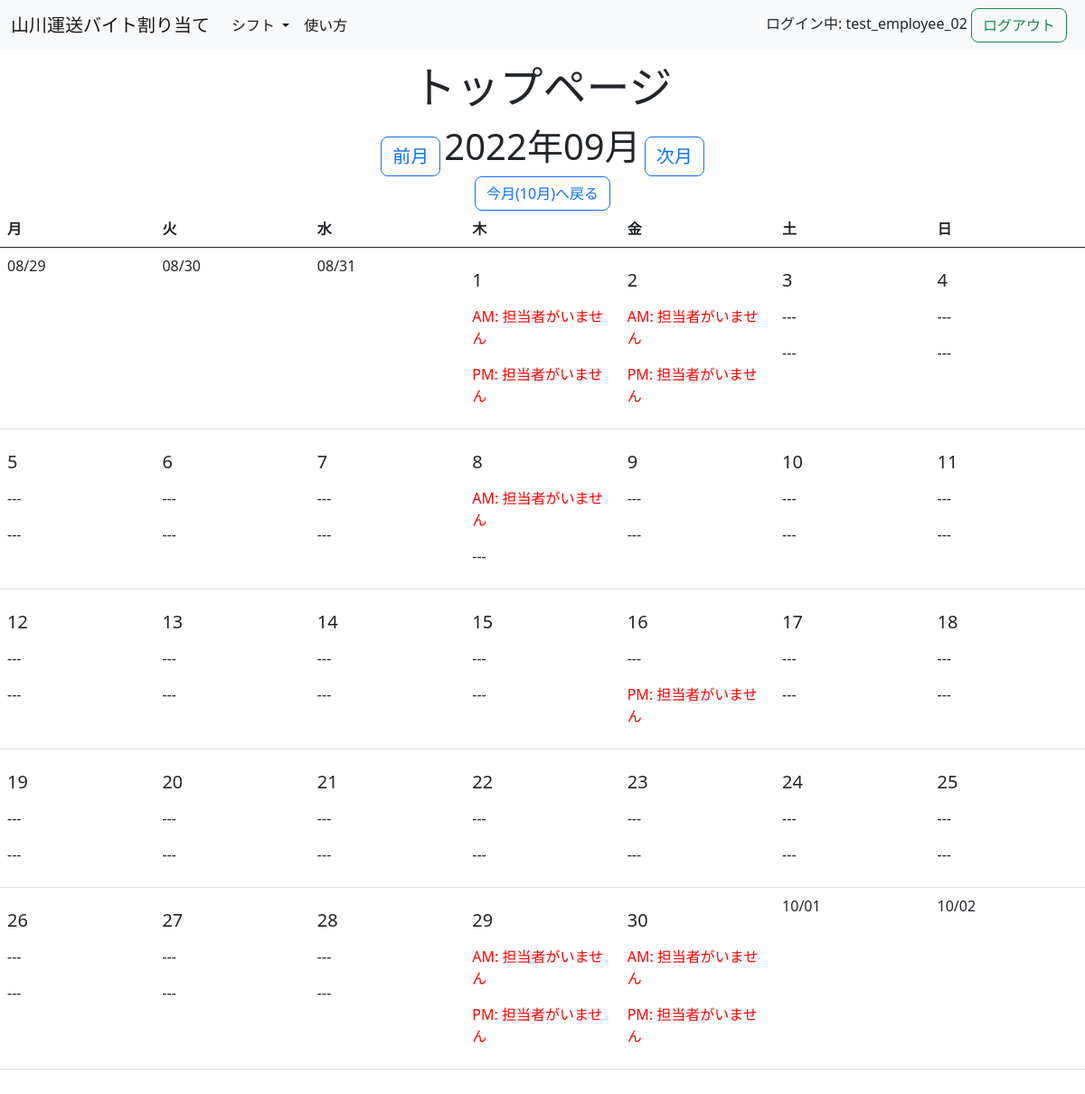
/shift/2022/9 (signed in), run on an earlier commit of the app's database.
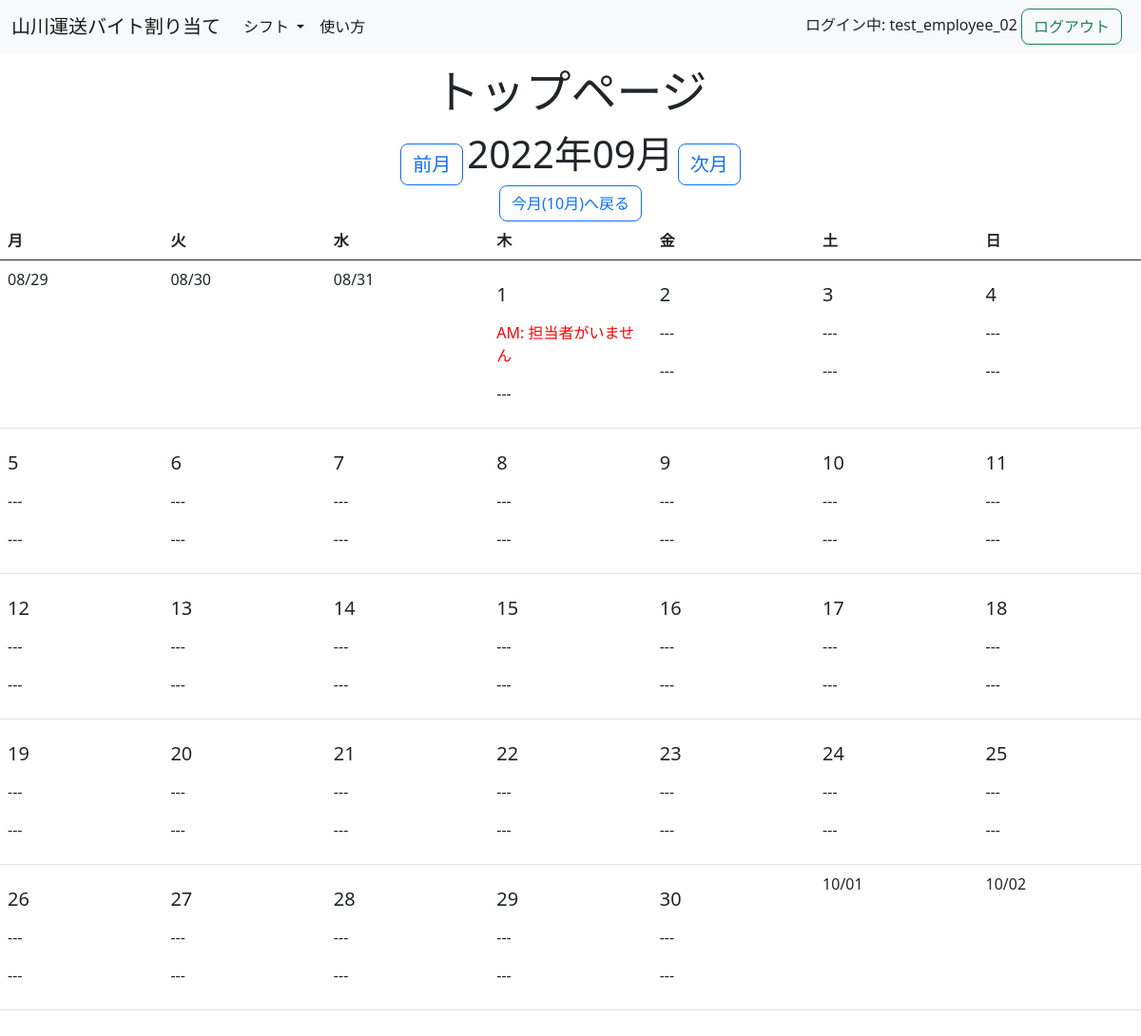
And on a later commit of the database.
### shift/models.py (models this page shows, shortened)
class MasterShift(models.Model):
    shift_table = models.ForeignKey(ShiftTable, on_delete=models.CASCADE, null=True, blank=True)  # 追加
    date = models.DateField()
    is_am = models.BooleanField()
    required = models.BooleanField()
    worker = models.ForeignKey(User, on_delete=models.SET_NULL, null=True, blank=True)

### shift/views.py (the view)
# urls.py: path('', views.Index.as_view(), name='index'),
class Index(MonthWithShiftsMixin, TemplateView):
    template_name = 'shift/index2.html'
    model = MasterShift
    date_field = 'date'
    def get_context_data(self, **kwargs):
        context = super().get_context_data(**kwargs)
        calendar_context = self.get_month_calendar()
        context.update(calendar_context)
        context.update({
            'user': self.request.user
        })
        return context

### shift/mixins.py (called while the page is built)
    def setup_calendar(self):
        self._calendar = calendar.Calendar(self.first_weekday)

    def get_week_names(self):
        week_names = deque(self.week_names)
        week_names.rotate(-self.first_weekday)
        return week_names

    def get_previous_month(self, date):
        if date.month == 1:
            return date.replace(year=date.year - 1, month=12, day=1)
        else:
            return date.replace(month=date.month - 1, day=1)

    def get_next_month(self, date):
        if date.month == 12:
            return date.replace(year=date.year + 1, month=1, day=1)
        else:
            return date.replace(month=date.month + 1, day=1)

    def get_month_days(self, date):
        return self._calendar.monthdatescalendar(date.year, date.month)

    def get_current_month(self):
        self.setup_calendar()
        month = self.kwargs.get('month')
        year = self.kwargs.get('year')
        if month and year:
            month = datetime.date(year=int(year), month=int(month), day=1)
        else:
            month = datetime.date.today().replace(day=1)
        return month

### templates/shift/index2.html
{% extends 'top/base.html' %}
{% block content %}
<p class="page-title">
トップページ
</p>
<div class="container-fluid text-center col-6">
    <a class="fs-5 btn btn-outline-primary" href="{% url 'shift:index' month_previous.year month_previous.month %}" role="button">前月</a>
        <span class="fs-1">{{ month_current | date:"Y年m月" }}</span>
    <a class="fs-5 btn btn-outline-primary" href="{% url 'shift:index' month_next.year month_next.month %}" role="button">次月</a>
    <form action='{% url 'shift:index' now.year now.month %}'>
        <input type="submit" class="btn btn-outline-primary" value="今月({{ now.month }}月)へ戻る">
    </form>
</div>
<table class="table">
    <thead>
    <tr>
        {% for w in week_names %}
            <th style="width: 12%">{{ w }}</th>
        {% endfor %}
    </tr>
    </thead>
    <tbody>
    {% for week_day_shifts in shifts %}
        <tr>
            {% for day, week_shifts in week_day_shifts.items %}
                {% if now == day %}
                    <td class="table-success">
                        {% else %}
                    <td>
                {% endif %}
            <p>
                {% if month_current.month != day.month %}
                    {{ day | date:"m/d" }}
                {% else %}
                    <h5>{{ day.day }}</h5>
                    {% for shift in week_shifts %}
                        {% for master_shift in shift|dictsortreversed:"is_am" %}
                            {% if master_shift.date == day %}
                                {% if master_shift.is_am %}
                                    <p>
                                        {% if master_shift.required %}
                                            {% if master_shift.is_am %}
                                                {% if master_shift.worker %}
                                                    <p>AM: {{ master_shift.worker.username }}</p>
                                                {% else %}
                                                    <p class="red">AM: 担当者がいません</p>
                                                {% endif %}
                                            {% endif %}
                                        {% else %}
                                            {% if master_shift.is_am %}
                                                <p>---</p>
                                            {% endif %}
                                        {% endif %}
                                {% else %}
                                    <p>
                                        {% if master_shift.required %}
                                            {% if not master_shift.is_am %}
                                                {% if master_shift.worker %}
                                                    <p>PM: {{ master_shift.worker.username }}</p>
                                                {% else %}
                                                    <p class="red">PM: 担当者がいません</p>
                                                {% endif %}
                                            {% endif %}
                                        {% else %}
                                            {% if not master_shift.is_am %}
                                                <p>---</p>
                                            {% endif %}
                                        {% endif %}
                                {% endif %}
                            {% endif %}
                        {% endfor %}
                    {% endfor %}
                {% endif %}
            </td>
            {% endfor %}
        </tr>
    {% endfor %}
    </tbody>
</table>
{% endblock %}

What changed in the data, as far as the page shows it:
changed MasterShift (number 2 of 60 on the later page): required True → False (drawn)
changed MasterShift (number 3 of 60 on the later page): required True → False (drawn)
changed MasterShift (number 4 of 60 on the later page): required True → False (drawn)
changed MasterShift (number 15 of 60 on the later page): required True → False (drawn)
changed MasterShift (number 32 of 60 on the later page): required True → False (drawn)
changed MasterShift (number 57 of 60 on the later page): required True → False (drawn)
changed MasterShift (number 58 of 60 on the later page): required True → False (drawn)
changed MasterShift (number 59 of 60 on the later page): required True → False (drawn)
changed MasterShift (number 60 of 60 on the later page): required True → False (drawn)
Also different on the page:
list line gone: "PM: 担当者がいません"
list line gone: "AM: 担当者がいません"
